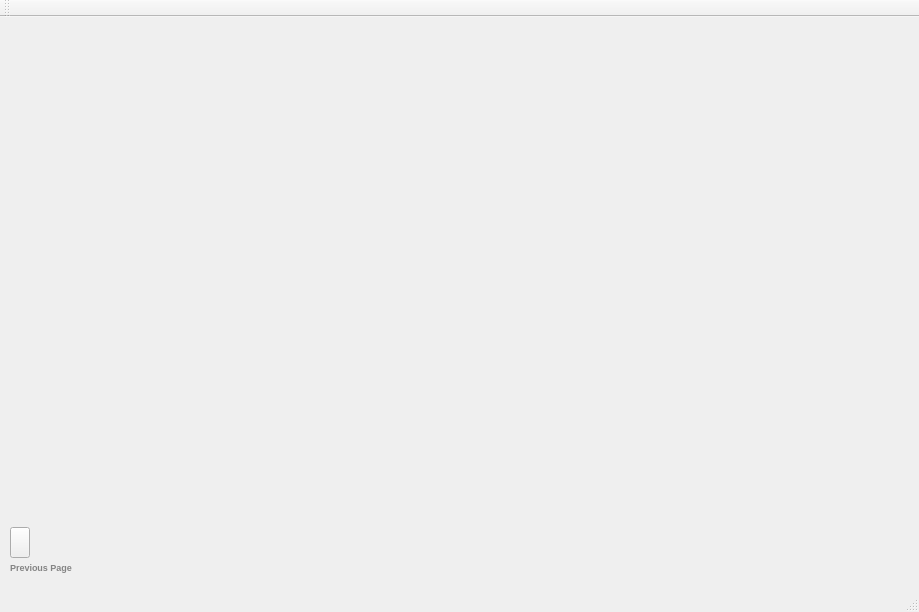
<?xml version="1.0" encoding="UTF-8"?>
<ui version="4.0">
 <class>DisplayBloodClass</class>
 <widget class="QMainWindow" name="DisplayBloodClass">
  <property name="geometry">
   <rect>
    <x>0</x>
    <y>0</y>
    <width>919</width>
    <height>612</height>
   </rect>
  </property>
  <property name="windowTitle">
   <string>Blood Bank Management System</string>
  </property>
  <property name="windowIcon">
   <iconset resource="RecipientReg.qrc">
    <normaloff>:/RecipientReg/toppng.com-blood-donation-png-picture-blood-donation-logo-3209x3905.png</normaloff>:/RecipientReg/toppng.com-blood-donation-png-picture-blood-donation-logo-3209x3905.png</iconset>
  </property>
  <property name="styleSheet">
   <string notr="true"/>
  </property>
  <widget class="QWidget" name="centralWidget">
   <widget class="QLabel" name="pack">
    <property name="geometry">
     <rect>
      <x>0</x>
      <y>0</y>
      <width>921</width>
      <height>561</height>
     </rect>
    </property>
    <property name="styleSheet">
     <string notr="true">background-image:url(:/RecipientReg/bloodd.jpg);</string>
    </property>
    <property name="text">
     <string/>
    </property>
    <property name="pixmap">
     <pixmap resource="RecipientReg.qrc">:/RecipientReg/data.jpg</pixmap>
    </property>
    <property name="scaledContents">
     <bool>true</bool>
    </property>
   </widget>
   <widget class="QPushButton" name="back">
    <property name="geometry">
     <rect>
      <x>10</x>
      <y>510</y>
      <width>20</width>
      <height>31</height>
     </rect>
    </property>
    <property name="cursor">
     <cursorShape>PointingHandCursor</cursorShape>
    </property>
    <property name="styleSheet">
     <string notr="true">border-image:url(:/RecipientReg/pngwing.com (57).png);</string>
    </property>
    <property name="text">
     <string/>
    </property>
   </widget>
   <widget class="QLabel" name="label_2">
    <property name="geometry">
     <rect>
      <x>10</x>
      <y>540</y>
      <width>71</width>
      <height>20</height>
     </rect>
    </property>
    <property name="font">
     <font>
      <pointsize>7</pointsize>
      <bold>true</bold>
     </font>
    </property>
    <property name="cursor">
     <cursorShape>ArrowCursor</cursorShape>
    </property>
    <property name="styleSheet">
     <string notr="true">color:rgb(132, 132, 132)</string>
    </property>
    <property name="text">
     <string>Previous Page</string>
    </property>
   </widget>
  </widget>
  <widget class="QMenuBar" name="menuBar">
   <property name="geometry">
    <rect>
     <x>0</x>
     <y>0</y>
     <width>919</width>
     <height>22</height>
    </rect>
   </property>
  </widget>
  <widget class="QToolBar" name="mainToolBar">
   <attribute name="toolBarArea">
    <enum>TopToolBarArea</enum>
   </attribute>
   <attribute name="toolBarBreak">
    <bool>false</bool>
   </attribute>
  </widget>
  <widget class="QStatusBar" name="statusBar"/>
 </widget>
 <layoutdefault spacing="6" margin="11"/>
 <resources>
  <include location="RecipientReg.qrc"/>
 </resources>
 <connections/>
</ui>
